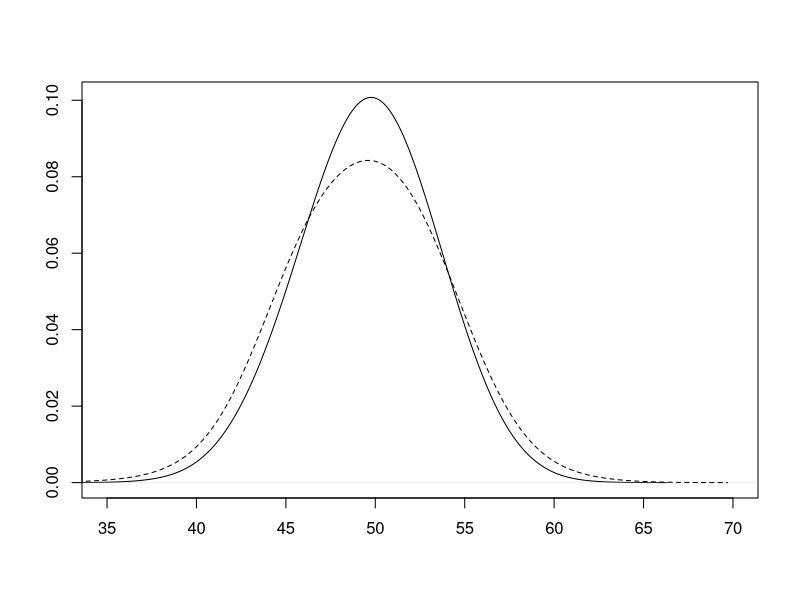
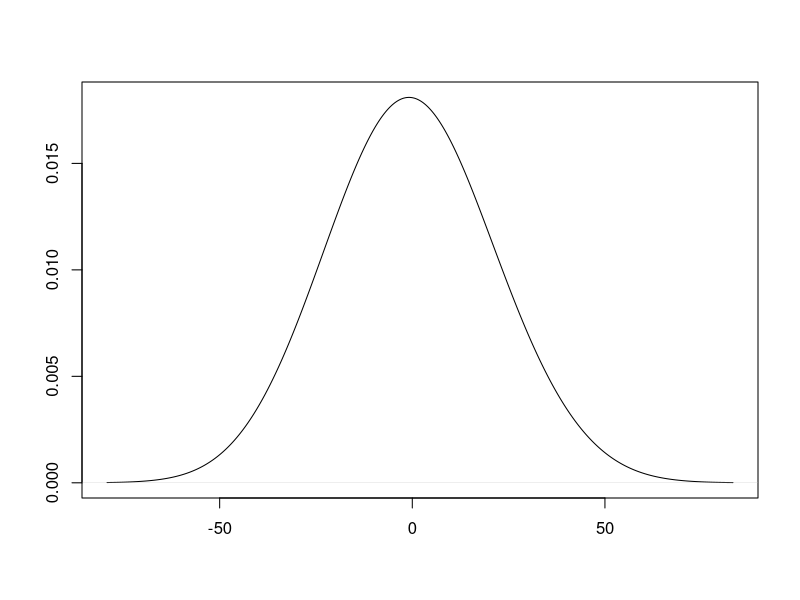
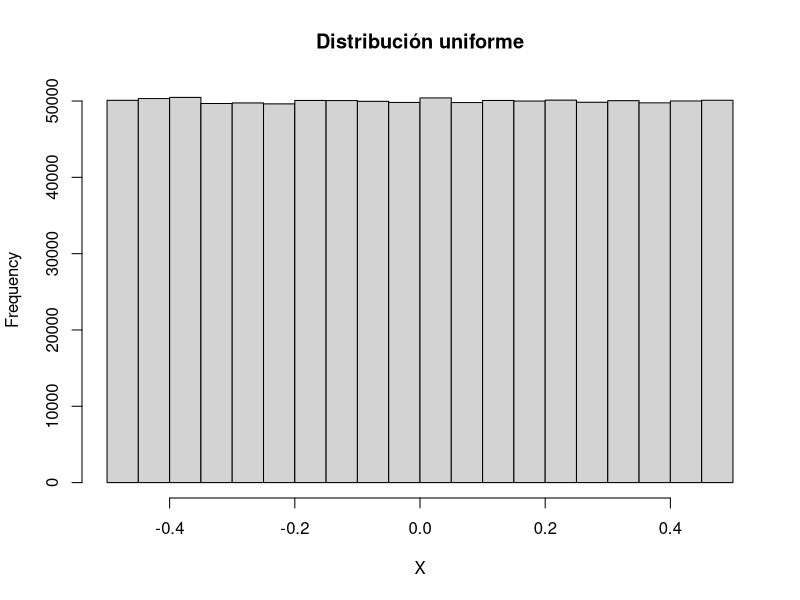
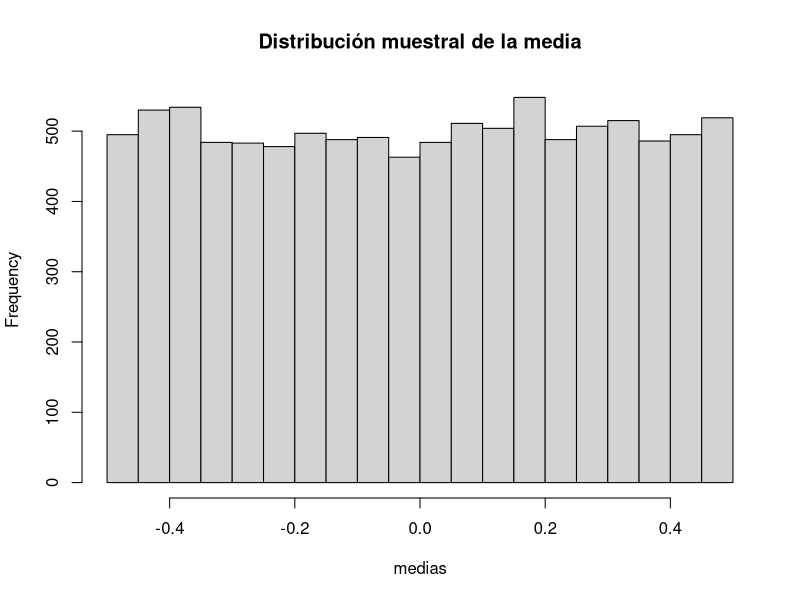
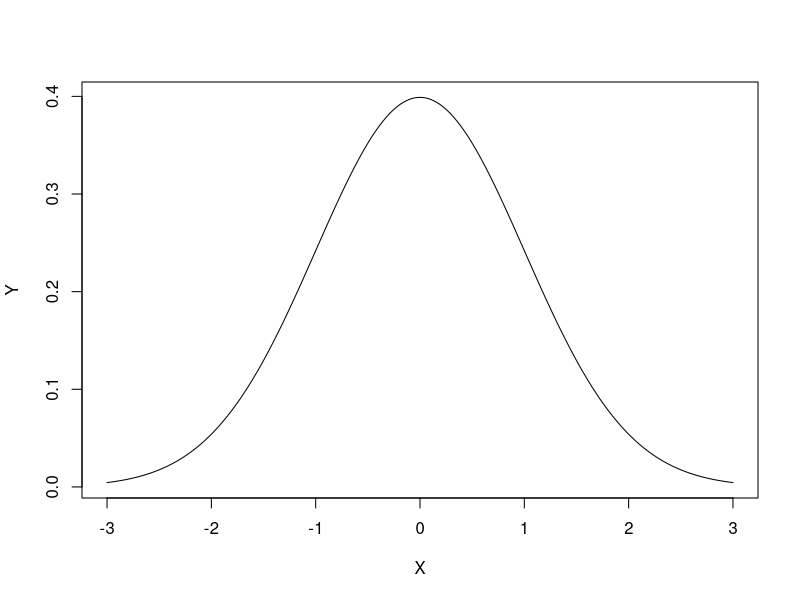
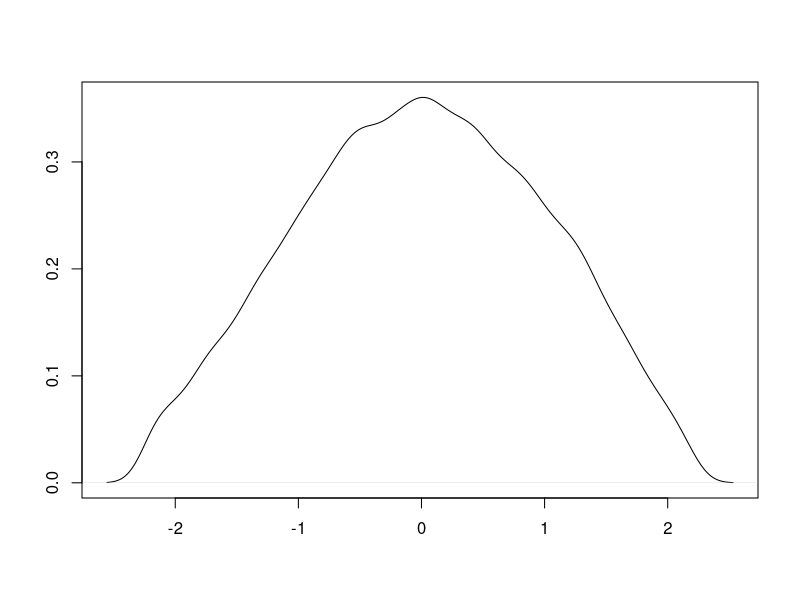
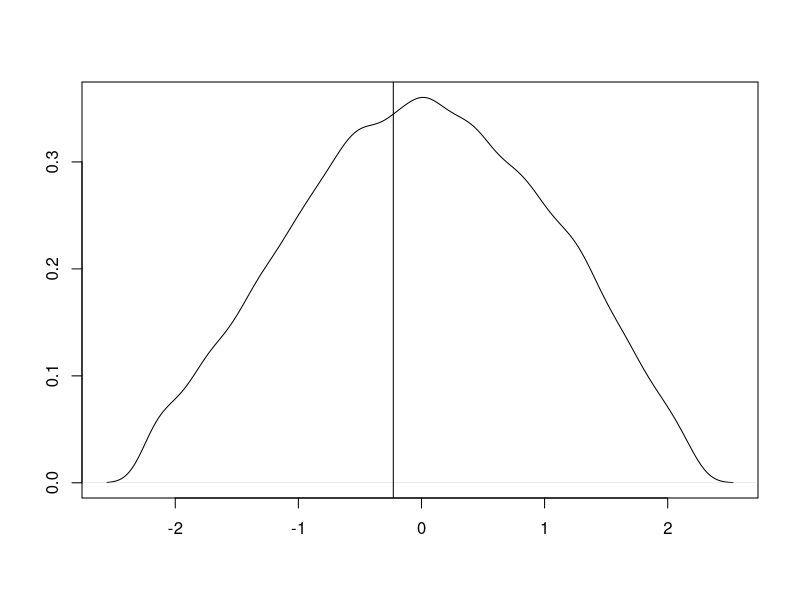

R code for these plots, in order:
## ---- chunk 1
library(readr)
library(dplyr)
## ---- chunk 2
epsilon_i <- c(
  -11, 6, 32, 15, 20, 11, -19, 8, 1, 7, 12, -5, 29, -14, -4, 0,
  -15, 11, -31, 12, 0, -4, -11, -22, 7, -10, -4, -2, 14, 0, 4, 
  7, -8, -13, -15, 17, 2, -14, -5, 10, -5, -2, 3, 4, 22, -17, 12, 
  -26, -1, 9, -6, -22, -7, -25, -23, -8, -20, 4, 29, -10, -12, 
  13, 3, 28, 10, 5, 10, -7, 1, 2, 1, -2, -3, -4, 6, 17, 31, 24,
  19, -5, 4, -23, 10, -26, -15, 20, -11, -24, 3, 2, -6, 25, -9,
  -5, -5, -28, 5, -19, 35, -24)
## ---- chunk 3
e_i <- sample(x = epsilon_i, size = 20, replace = FALSE)
## ---- chunk 4
Y_i = 50 + e_i
## ---- chunk 5
mean(Y_i)
median(Y_i)
## ---- chunk 6
medias <- vector(mode = "numeric")
medianas <- vector(mode = "numeric")

for (i in 1:1000) {
  e_i <- sample(x = epsilon_i, size = 20, replace = TRUE)
  Y_i = 50 + e_i
  medias[i] <- mean(Y_i)
  medianas[i] <- median(Y_i)
}
## ---- chunk 7
mean(medias)
mean(medianas)
## ---- chunk 8
plot(
  density(medias, adjust=3),
  main="", 
  xlab="",
  ylab="",
  xlim=c(35, 70))

lines(
  density(medianas, adjust=3), 
  type="l", 
  lty=2)
## ---- chunk 9
plot(density(epsilon_i, adjust = 3), main="", xlab="", ylab="")
## ---- chunk 10
N <- 1e6
X <- runif(N, -0.5, 0.5)
# X <- rchisq(N, 1)
hist(X, main = "Distribución uniforme")
## ---- chunk 11
medias <- vector(mode = "numeric")
n <- 1

for (i in 1:10000) medias[i] <- mean(sample(x = X, size = n, replace = TRUE))

hist(medias, main = "Distribución muestral de la media")
## ---- chunk 12
X <- seq(from = -3, to = 3, by = 0.01)
Y <- dnorm(X)
## ---- chunk 13
plot(X, Y, type = "l")
## ---- chunk 14
extraversion <- read_delim("extraversion.csv", delim = ";")
extraversion$TOTAL <- rowMeans(extraversion)
extraversion$ZTOTAL <- scale(extraversion$TOTAL)
## ---- chunk 15
plot(density(extraversion$ZTOTAL), main="", xlab="", y="")
## ---- chunk 16
score <- mean(c(2, 4, 1, 5, 1, 3, 1, 5, 1, 5))
## ---- chunk 17
z_score <- (score - mean(extraversion$TOTAL))/sd(extraversion$TOTAL)
## ---- chunk 18
plot(density(extraversion$ZTOTAL), main="", xlab="", y="")
abline(v = z_score)
## ---- chunk 19
integrate(dnorm, mean = 0, sd = 1, lower = z_score, upper = Inf)$value
## ---- chunk 20
integrate(dnorm, mean = 0, sd = 1, lower = -1, upper = 1)$value
## ---- chunk 21
1 - integrate(dnorm, mean = 0, sd = 1, lower = -1.959964, upper = 1.959964)$value
